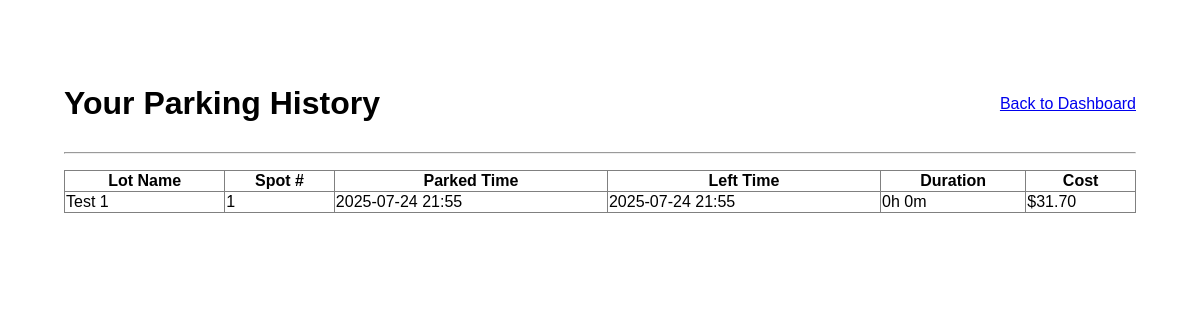
The app's page /user/history (signed in), older data.
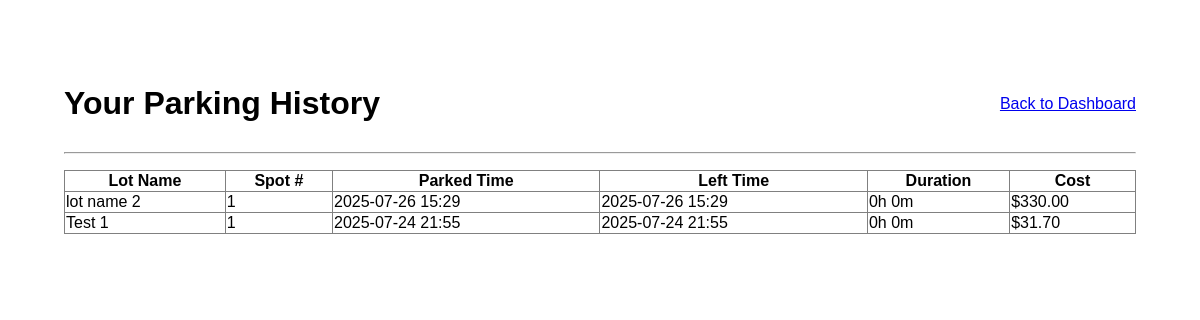
The same page, newer data.
### models/models.py (models this page shows)
class Reservation(db.Model):
    id = db.Column(db.Integer, primary_key=True)
    user_id = db.Column(db.Integer, db.ForeignKey('user.id'), nullable=False)
    spot_id = db.Column(db.Integer, db.ForeignKey('parking_spot.id'), nullable=False)
    start_time = db.Column(db.DateTime, nullable=False)
    end_time = db.Column(db.DateTime)
    cost = db.Column(db.Float)
    spot = db.relationship('ParkingSpot', backref='reservations')

class ParkingLot(db.Model):
    id = db.Column(db.Integer, primary_key=True)
    name = db.Column(db.String(100), nullable=False)
    capacity = db.Column(db.Integer, nullable=False)
    price_per_hour = db.Column(db.Float, nullable=False)
    spots = db.relationship('ParkingSpot', backref='lot', lazy=True, cascade="all, delete-orphan")

class ParkingSpot(db.Model):
    id = db.Column(db.Integer, primary_key=True)
    lot_id = db.Column(db.Integer, db.ForeignKey('parking_lot.id'), nullable=False)
    spot_number = db.Column(db.Integer, nullable=False)
    status = db.Column(db.String(20), default='Available') # Available, Occupied

### controllers/controllers.py (the view)
@app.route('/user/history')
@login_required
@role_required('user')
def parking_history():
    completed_reservations = Reservation.query.filter(
        Reservation.user_id == current_user.id,
        Reservation.end_time.isnot(None)
    ).order_by(Reservation.start_time.desc()).all()
    return render_template('parking_history.html', reservations=completed_reservations)

### app.py (called while the page is built)
@login_manager.user_loader
def load_user(user_id):
    return User.query.get(int(user_id))

### controllers/controllers.py (called while the page is built)
def role_required(role):
    def wrapper(fn):
        @wraps(fn)
        def decorated_view(*args, **kwargs):
            if not current_user.is_authenticated or current_user.role != role:
                flash("You do not have permission to access this page.")
                return redirect(url_for('login'))
            return fn(*args, **kwargs)
        return decorated_view
    return wrapper

### templates/parking_history.html (shortened to what this page needs)
{% extends 'base.html' %}
{% block content %}
<div style="max-width: 1200px; margin: auto; padding: 2em;">
    <div style="display: flex; justify-content: space-between; align-items: center;">
        <h1>Your Parking History</h1>
        <a href="{{ url_for('user_dashboard') }}">Back to Dashboard</a>
    </div>
    <hr>
    <table border="1" style="width: 100%; border-collapse: collapse; margin-top: 1em;">
        <thead>
            <tr>
                <th>Lot Name</th>
                <th>Spot #</th>
                <th>Parked Time</th>
                <th>Left Time</th>
                <th>Duration</th>
                <th>Cost</th>
                </tr>
        </thead>
        <tbody>
            {% if reservations %}
                {% for res in reservations %}
                {% set duration = res.end_time - res.start_time %}
                <tr>
                    <td>{{ res.spot.lot.name }}</td>
                    <td>{{ res.spot.spot_number }}</td>
                    <td>{{ res.start_time.strftime('%Y-%m-%d %H:%M') }}</td>
                    <td>{{ res.end_time.strftime('%Y-%m-%d %H:%M') }}</td>
                    <td>
                    {% set hours = (duration.total_seconds() / 3600)|int %}
                    {% set minutes = ((duration.total_seconds() % 3600) / 60)|int %}
                    {{ hours }}h {{ minutes }}m
                    </td>
                    <td>${{ "%.2f"|format(res.cost) }}</td>
                </tr>
                {% endfor %}
            {% else %}
            <tr>
                <td colspan="4" style="text-align: center;">You have no past parking records.</td>
            </tr>
            {% endif %}
        </tbody>
    </table>
</div>
{% endblock %}

Row changes from the older to the newer data that the page shows:
added Reservation: spot.lot.name "lot name 2", spot.spot_number "1", start_time "2025-07-26 15:29", end_time "2025-07-26 15:29", hours "0", minutes "0", cost "330.00"
